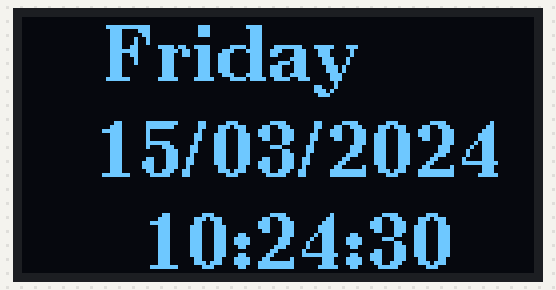
A sketch run on a simulated Arduino Uno, built with avr-gcc and run on an emulated ATmega328P. On the bench: 128×64 one-colour display. The local clock reads 2024-03-15 10:24:30 at power-on unless the sketch sets it.

Above: at 0.7 s.
At 3.8 s:
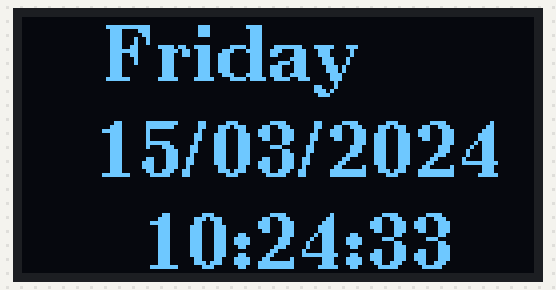
At 8.6 s:
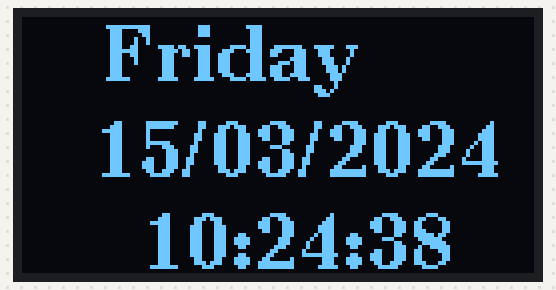
At 18.1 s:
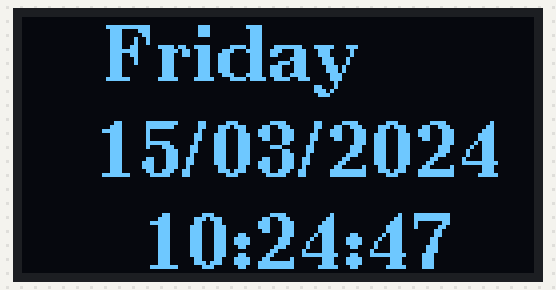
At 27.6 s:
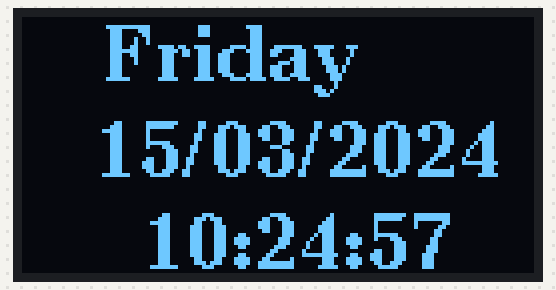
At 37.1 s:
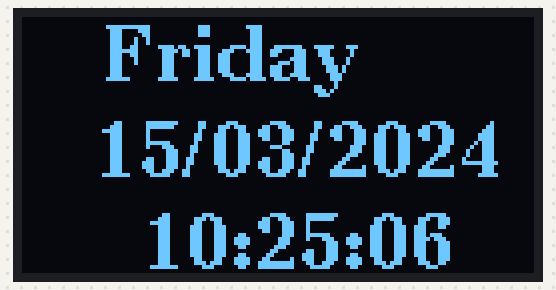

Measured:
- what the display in image 0 shows lasts 1.6 s, from 0.6 s to 2.2 s

The sketch:

OLEDClock.ino
```cpp
#include <Arduino.h>
#include <U8g2lib.h>
#include <Wire.h>
#include "RTClib.h"
char daysOfTheWeek[7][12] = {"Sunday", "Monday", "Tuesday", "Wednesday", "Thursday", "Friday", "Saturday"};
#ifdef U8X8_HAVE_HW_SPI
#include <SPI.h>
#endif
#ifdef U8X8_HAVE_HW_I2C
#include <Wire.h>
#endif

RTC_DS3231 rtc;
U8G2_SSD1306_128X64_NONAME_1_4W_SW_SPI u8g2(U8G2_R0, /* clock=*/ 13, /* data=*/ 11, /* cs=*/ 10, /* dc=*/ 9, /* reset=*/ 8);


void setup(void) {
  u8g2.begin();
  rtc.begin();
}

void loop(void) {
  //u8g2.setFont(u8g2_font_amstrad_cpc_extended_8f);
  u8g2.setFont(u8g2_font_ncenB14_tr);

  u8g2.firstPage();
  do {
    DateTime now = rtc.now();
    u8g2.setCursor(21, 16);
    u8g2.print(daysOfTheWeek[now.dayOfTheWeek()]);
    u8g2.setCursor(18, 40);
    u8g2.print(now.day(), DEC);
    u8g2.print('/');
    if (now.month() < 10) {
      u8g2.print("0");
    }
    //u8g2.print(printf("%02d",now.month()), DEC);
    u8g2.print(now.month(), DEC);
    u8g2.print('/');
    u8g2.print(now.year(), DEC);
    u8g2.setCursor(30, 63);
    u8g2.print(now.hour(), DEC);
    u8g2.print(':');
    if (now.minute() < 10) {
      u8g2.print("0");
    }
    u8g2.print(now.minute(), DEC);
    u8g2.print(':');
    if (now.second() < 10) {
      u8g2.print("0");
    }
    u8g2.print(now.second(), DEC);
  } while ( u8g2.nextPage() );
  delay(1000);
}
```
